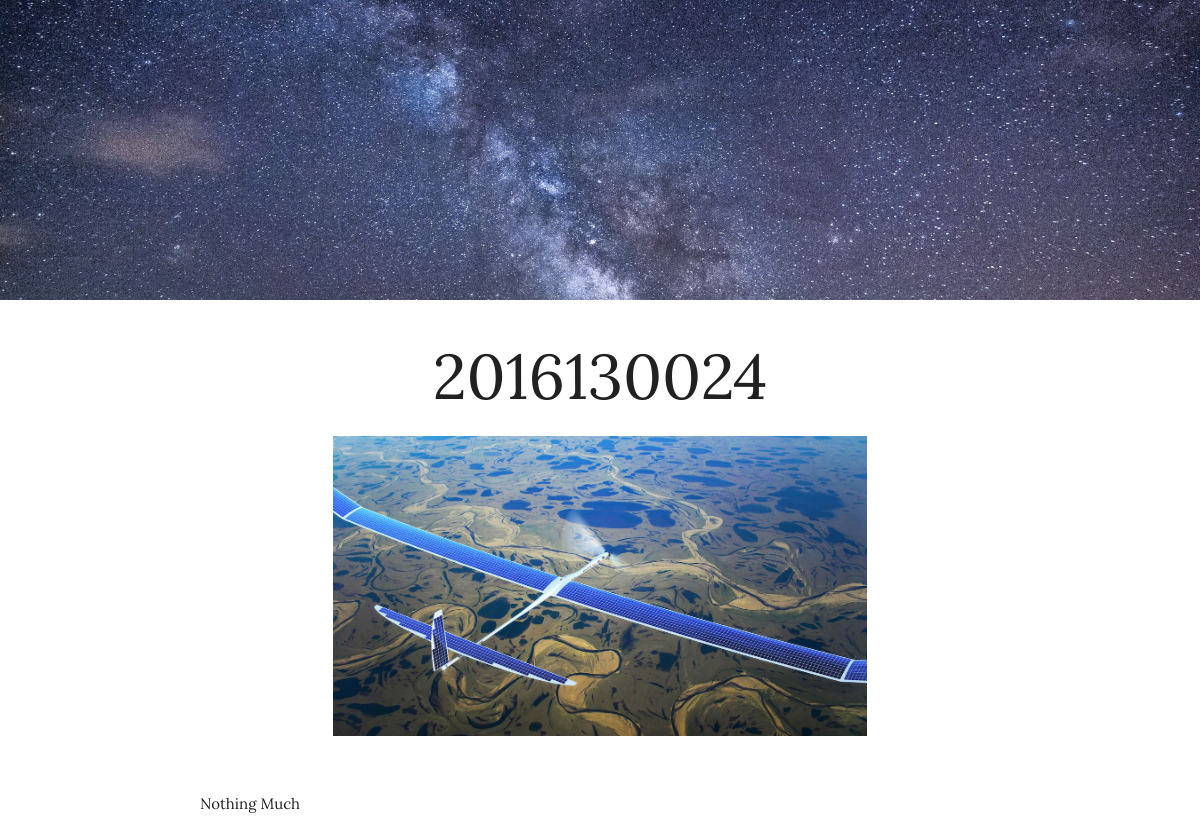
Before: /drafts/None/ with the older database file.
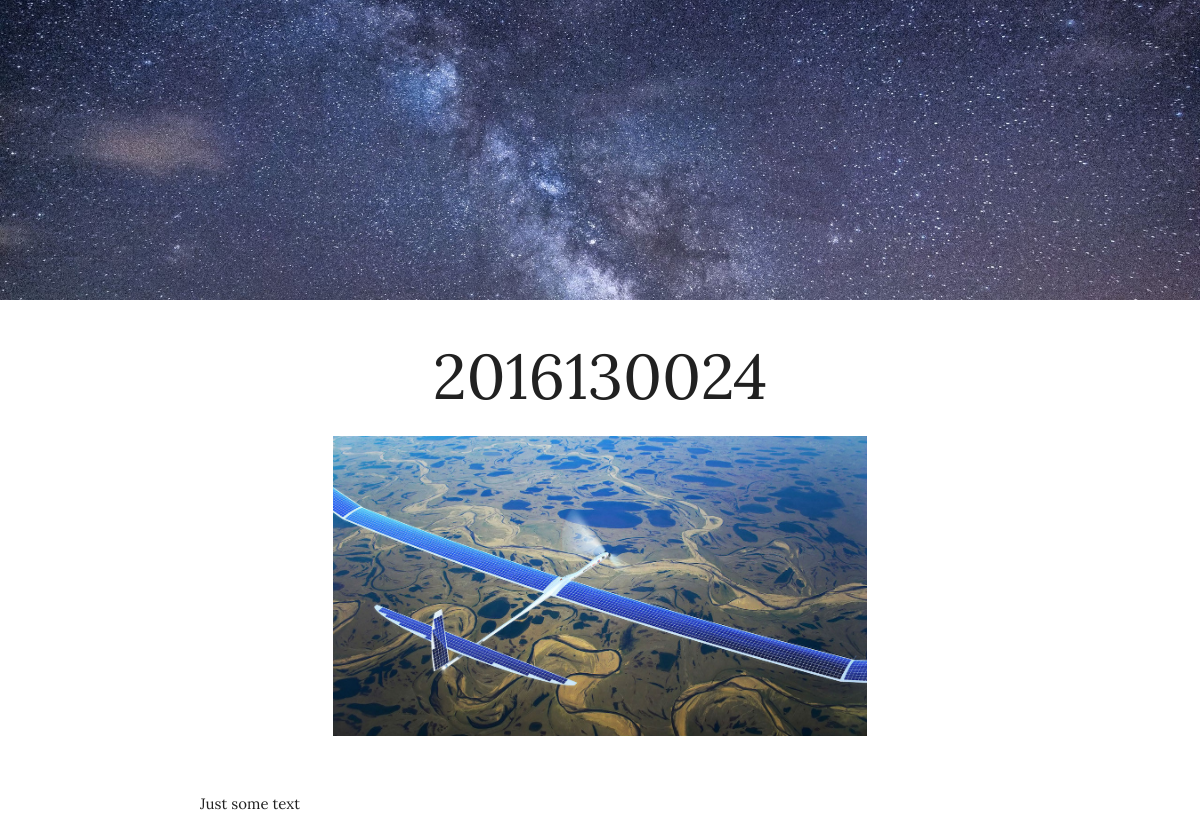
After: the same page with the newer database file.
### drafts/models.py (models this page shows, shortened)
class drafts(models.Model):
    title = models.CharField(max_length = 100)
    body = models.TextField()
    date_of_update = models.DateField()
    date_of_publish = models.DateField()
    status = models.IntegerField()
    thumbnail = models.ImageField(upload_to = 'thumbs')
    author = models.CharField(max_length = 20)
    slug = models.SlugField()

### drafts/views.py (the view)
# urls.py: url(r'^(?P<slug>[\w-]+)/$',views.articleview,name="details"),
def articleview(request,slug):
    d = drafts.objects.get(slug = slug)
    bodylist = list(d.body.split('\n'))
    return render(request,'drafts/articleview.html',{'doc' : d , 'body1' : bodylist})

### drafts/templates/drafts/articleview.html (shortened to what this page needs)
{% load static from staticfiles  %}
<!doctype html>
<html lang="en">
    <head>
        <link rel="stylesheet" href="https://cdnjs.cloudflare.com/ajax/libs/materialize/1.0.0/css/materialize.min.css">
    </head>
    <body style="font-family: Lora,serif;">
        <div style="background-image: url('{% static 'blogbg.jpg' %}');background-repeat: no-repeat;background-position: center;background-size: cover;height:300px">
        </div>
        <h1 style="text-align: center">{{ doc.title }}</h1>
        <div style="text-align: center">
            <img src="{{ doc.thumbnail.url }}" style="height: 300px">
        </div>
        <p style="text-align: justify;margin: 50px 200px">
            {% for i in body1 %}
                {{ i }}<br>
            {% endfor %}
        </p>
    </body>
</html>

Changed rows visible on the page:
removed drafts: title "2016130024", thumbnail (picture), body1 "Nothing Much"
added drafts: title "2016130024", thumbnail (picture), body1 "Just some text"
